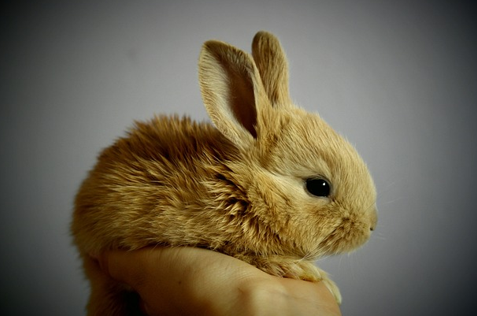
#> input picture lab1-hybrid-image/gui/res/bunny1.png, 477 x 316 px, found by its file name
$ python fft_20230325190629.py
#> lines starting #> are read from the running program, lines starting #| are printed output that depends on the picture
import cv2
import numpy as np
from matplotlib import pyplot as plt

pairs = [
    ('res/squirrel1.png', 'res/bunny1.png'),
    ('res/')
]
img = cv2.imread('res/bunny1.png', 0)
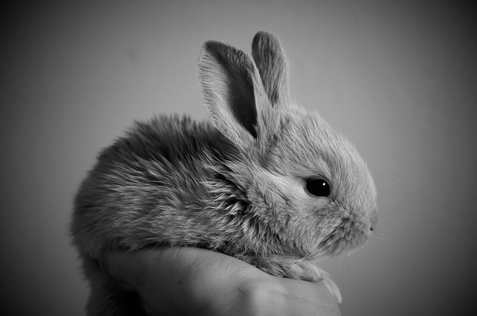
#> img: shape (316, 477); min 0, max 235, mean 97.6
fft = np.fft.fft2(img)
fftshift = np.fft.fftshift(fft)

magnitude_spectrum = 20*np.log(np.abs(fftshift))
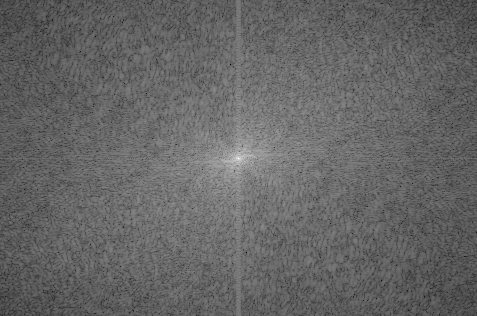
#> magnitude_spectrum: shape (316, 477) float64; min 31.28, max 330.1, mean 150.4; drawn with min black and max white

plt.subplot(121),plt.imshow(img, cmap = 'gray')
plt.title('Input Image'), plt.xticks([]), plt.yticks([])
plt.subplot(122),plt.imshow(magnitude_spectrum, cmap = 'gray')
plt.title('Magnitude Spectrum'), plt.xticks([]), plt.yticks([])
plt.show()
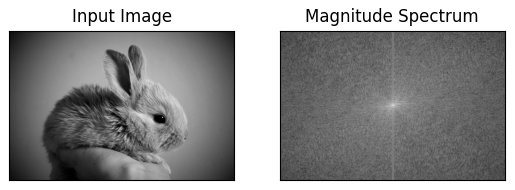
#> figure drawn by matplotlib, 2 panels

$ run again, with lab1-hybrid-image/gui/res/bunny.jpg saved as lab1-hybrid-image/gui/res/bunny1.png
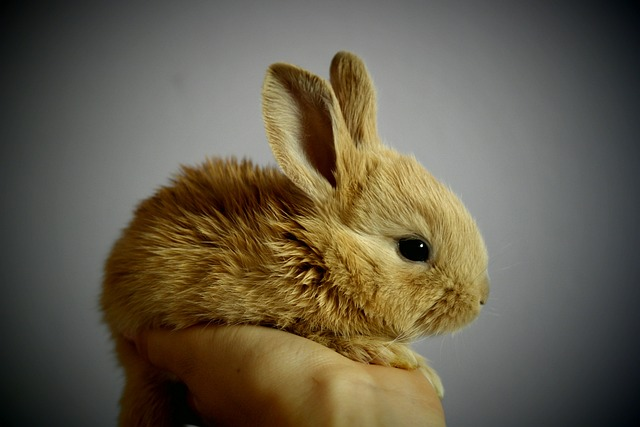
#> input picture lab1-hybrid-image/gui/res/bunny.jpg, 640 x 427 px, found by its file name
#> `magnitude_spectrum = 20*np.log(np.abs(fftshift))`:
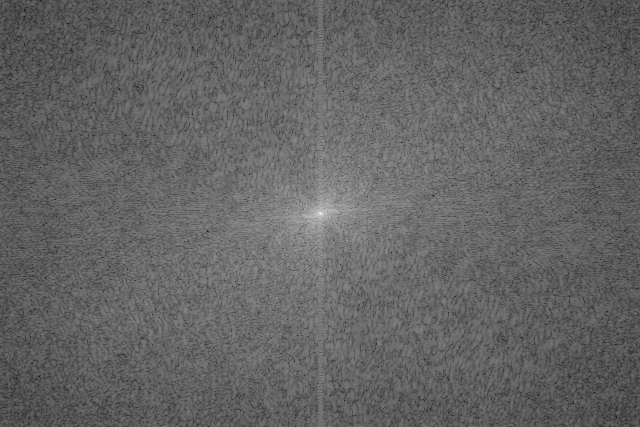
#> magnitude_spectrum: shape (427, 640) float64; min 39.72, max 340.9, mean 157.9; drawn with min black and max white
#> `plt.show()`:
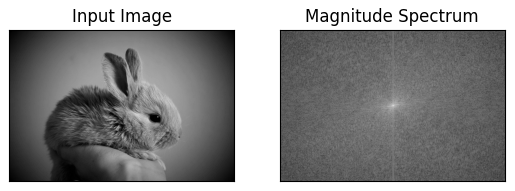
#> figure drawn by matplotlib, 2 panels

$ run again, with lab1-hybrid-image/gui/res/cat.jpg saved as lab1-hybrid-image/gui/res/bunny1.png
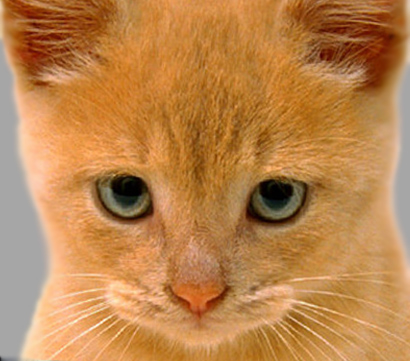
#> input picture lab1-hybrid-image/gui/res/cat.jpg, 410 x 361 px, found by its file name
#> `magnitude_spectrum = 20*np.log(np.abs(fftshift))`:
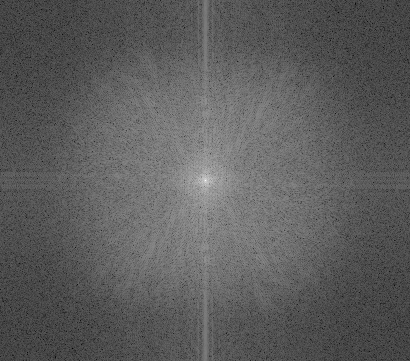
#> magnitude_spectrum: shape (361, 410) float64; min 19.42, max 337.3, mean 135.4; drawn with min black and max white
#> `plt.show()`:
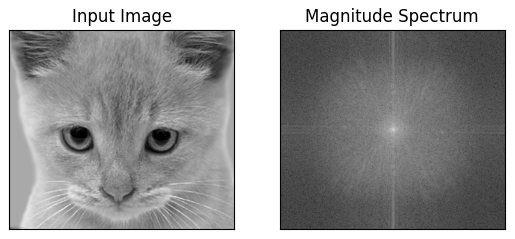
#> figure drawn by matplotlib, 2 panels

$ run again, with lab1-hybrid-image/gui/res/dog.jpg saved as lab1-hybrid-image/gui/res/bunny1.png
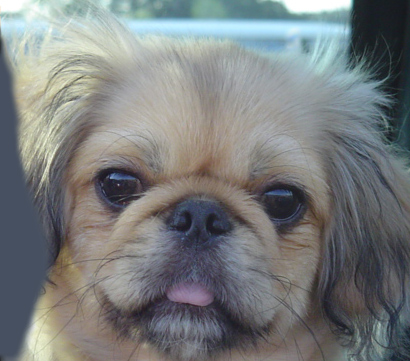
#> input picture lab1-hybrid-image/gui/res/dog.jpg, 410 x 361 px, found by its file name
#> `magnitude_spectrum = 20*np.log(np.abs(fftshift))`:
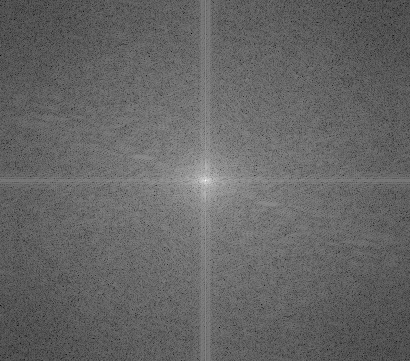
#> magnitude_spectrum: shape (361, 410) float64; min 21.01, max 334.4, mean 146.3; drawn with min black and max white
#> `plt.show()`:
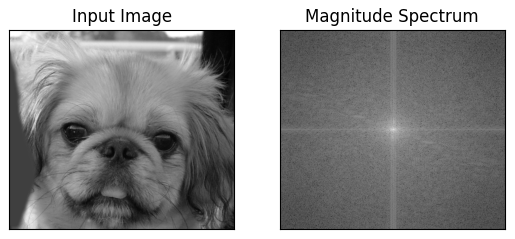
#> figure drawn by matplotlib, 2 panels
